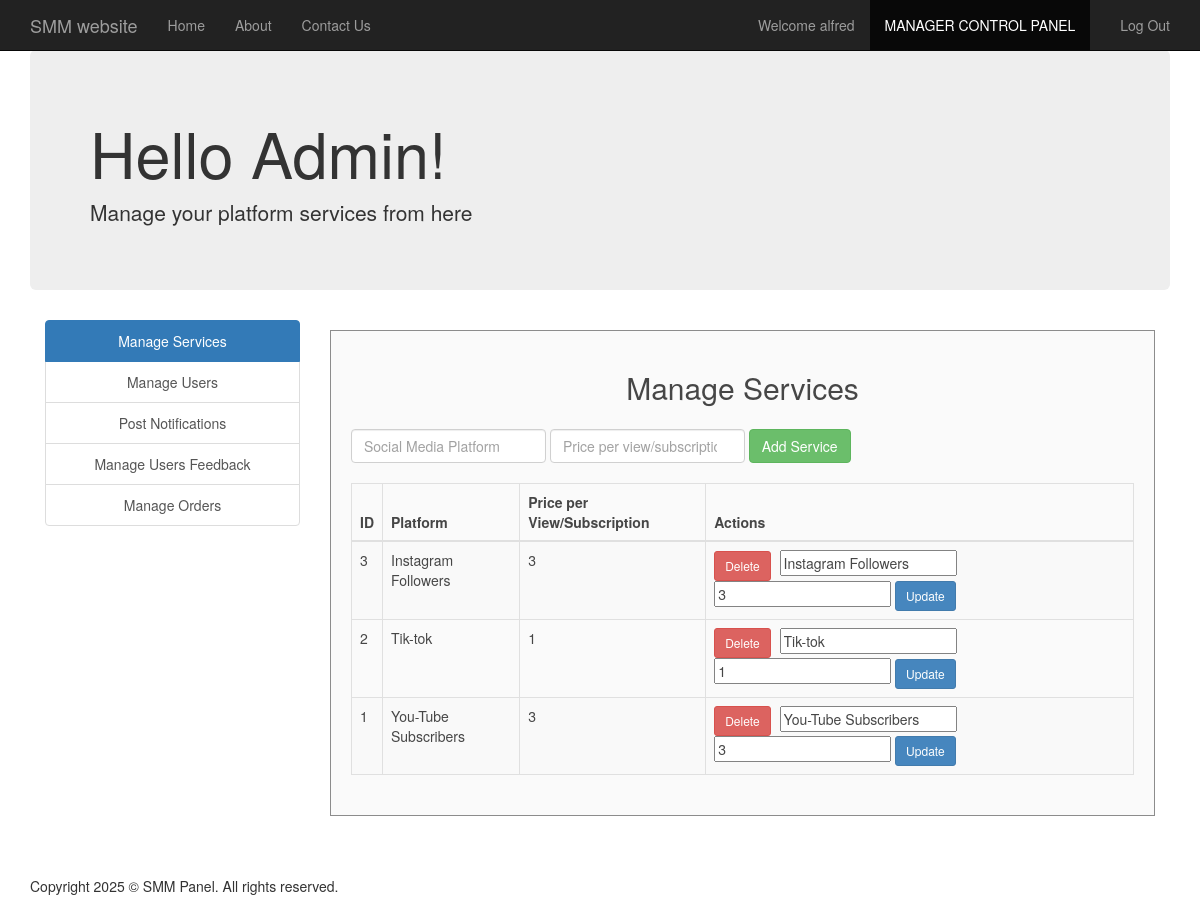
Page /manageservices.php (signed in) on the committed database.
### tables this page shows
CREATE TABLE `manager` (
  `username` varchar(30) NOT NULL,
  `fullname` varchar(30) NOT NULL,
  `email` varchar(30) NOT NULL,
  `contact` varchar(30) NOT NULL,
  `password` varchar(30) NOT NULL
);

CREATE TABLE `services` (
  `id` int(10) NOT NULL,
  `platform` varchar(255) NOT NULL,
  `price` decimal(50,0) NOT NULL
);

### session_m.php (called while the page is built, shortened)
<?php
$conn = Connect();
$user_check=$_SESSION['login_user1'];
$query = "SELECT username FROM MANAGER WHERE username = '$user_check'";
$ses_sql = mysqli_query($conn, $query);
$row = mysqli_fetch_assoc($ses_sql);
$login_session =$row['username'];
?>

### manageservices.php (the view, shortened to what this page needs)
<?php
include('session_m.php');
$conn = Connect();
?>
<!DOCTYPE html>
<html>
<head>
  <link rel="stylesheet" type="text/css" href="css/manageservices.css">
  <link rel="stylesheet" type="text/css" href="css/bootstrap.min.css">
</head>
<body>
<nav class="navbar navbar-inverse navbar-fixed-top navigation-clean-search" role="navigation">
  <div class="container">
    <div class="navbar-header">
      <a class="navbar-brand" href="index.php">SMM website</a>
    </div>
    <div class="collapse navbar-collapse " id="myNavbar">
      <ul class="nav navbar-nav">
        <li><a href="index.php">Home</a></li>
        <li><a href="aboutus.php">About</a></li>
        <li><a href="contactus.php">Contact Us</a></li>
      </ul>
      <ul class="nav navbar-nav navbar-right">
        <li><a href="#"><span class="glyphicon glyphicon-user"></span> Welcome <?php echo $login_session; ?> </a></li>
        <li class="active"> <a href="manageservices.php">MANAGER CONTROL PANEL</a></li>
        <li><a href="logout_m.php"><span class="glyphicon glyphicon-log-out"></span> Log Out </a></li>
      </ul>
    </div>
  </div>
</nav>
<div class="container">
  <div class="jumbotron">
    <h1>Hello Admin!</h1>
    <p>Manage your platform services from here</p>
  </div>
</div>
<div class="container">
  <div class="col-xs-3" style="text-align: center;">
    <div class="list-group">
      <a href="manageservices.php" class="list-group-item active">Manage Services</a>
      <a href="manage_users.php" class="list-group-item">Manage Users</a>
      <a href="post_notifications.php" class="list-group-item">Post Notifications</a>
      <a href="manage_feedback.php" class="list-group-item">Manage Users Feedback</a>
      <a href="manage_orders.php" class="list-group-item">Manage Orders</a>
    </div>
  </div>
  <div class="col-xs-9">
    <div class="form-area" style="padding: 20px;">
      <h3 style="margin-bottom: 25px; text-align: center; font-size: 30px;">Manage Services</h3>
      <form action="service_action.php" method="POST" class="form-inline" style="margin-bottom:20px;">
        <div class="form-group">
          <input type="text" class="form-control" name="platform" placeholder="Social Media Platform" required>
        </div>
        <div class="form-group">
          <input type="number" class="form-control" name="price" placeholder="Price per view/subscription" required>
        </div>
        <button type="submit" class="btn btn-success">Add Service</button>
      </form>
      <table class="table table-bordered table-striped">
        <thead>
          <tr>
            <th>ID</th>
            <th>Platform</th>
            <th>Price per View/Subscription</th>
            <th>Actions</th>
          </tr>
        </thead>
        <tbody>
          <?php
          $sql = "SELECT * FROM services ORDER BY id DESC";
          $result = $conn->query($sql);
          if ($result && $result->num_rows > 0) {
            while($row = $result->fetch_assoc()) {
              echo "<tr>
                <td>".$row['id']."</td>
                <td>".$row['platform']."</td>
                <td>".$row['price']."</td>
                <td>
                  <form action='service_action.php' method='POST' style='display:inline;'>
                    <input type='hidden' name='id' value='".$row['id']."'>
                    <input type='hidden' name='action' value='delete'>
                    <button type='submit' class='btn btn-danger btn-sm'>Delete</button>
                  </form>
                  <form action='service_action.php' method='POST' style='display:inline; margin-left:5px;'>
                    <input type='hidden' name='id' value='".$row['id']."'>
                    <input type='hidden' name='action' value='edit'>
                    <input type='text' name='platform' value='".$row['platform']."' required>
                    <input type='number' name='price' value='".$row['price']."' required>
                    <button type='submit' class='btn btn-primary btn-sm'>Update</button>
                  </form>
                </td>
              </tr>";
            }
          } else {
            echo "<tr><td colspan='4' style='text-align:center;'>No services found</td></tr>";
          }
          ?>
        </tbody>
      </table>
    </div>
  </div>
</div>
<footer>
        <div class="container">
            <p>Copyright 2025 &copy; SMM Panel. All rights reserved.</p>
        </div>
    </footer>
</body>
</html>

### css/manageservices.css (style rules this page uses)
body, html { height: 100%; }
body { padding-top: 50px; background-image: url('headerimg2.jpg'); background-repeat: repeat; background-size: 100%; }
footer { display: block; }
.form-area { background-color: #FAFAFA; padding: 10px 40px 60px; margin: 10px 0px 60px; border: 1px solid GREY; opacity: 0.9; }

### rows in the picture
manager: username "alfred"
services: id "3", platform "Instagram Followers", price "3"
services: id "2", platform "Tik-tok", price "1"
services: id "1", platform "You-Tube Subscribers", price "3"
